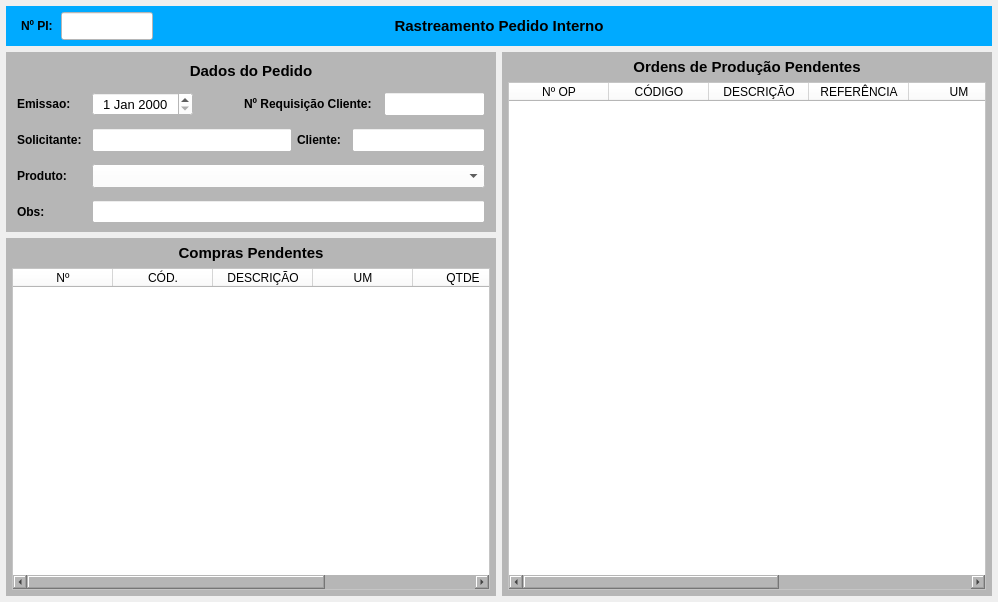
<?xml version="1.0" encoding="UTF-8"?>
<ui version="4.0">
 <class>MainWindow</class>
 <widget class="QMainWindow" name="MainWindow">
  <property name="geometry">
   <rect>
    <x>0</x>
    <y>0</y>
    <width>998</width>
    <height>602</height>
   </rect>
  </property>
  <property name="windowTitle">
   <string>Rastreio Pedido Interno</string>
  </property>
  <widget class="QWidget" name="centralwidget">
   <layout class="QVBoxLayout" name="verticalLayout">
    <property name="leftMargin">
     <number>6</number>
    </property>
    <property name="topMargin">
     <number>6</number>
    </property>
    <property name="rightMargin">
     <number>6</number>
    </property>
    <property name="bottomMargin">
     <number>6</number>
    </property>
    <item>
     <widget class="QWidget" name="widget_cabecalho" native="true">
      <property name="sizePolicy">
       <sizepolicy hsizetype="Preferred" vsizetype="Fixed">
        <horstretch>0</horstretch>
        <verstretch>0</verstretch>
       </sizepolicy>
      </property>
      <property name="minimumSize">
       <size>
        <width>0</width>
        <height>40</height>
       </size>
      </property>
      <property name="maximumSize">
       <size>
        <width>16777215</width>
        <height>40</height>
       </size>
      </property>
      <property name="styleSheet">
       <string notr="true">background-color: rgb(0, 170, 255);</string>
      </property>
      <layout class="QHBoxLayout" name="horizontalLayout">
       <property name="spacing">
        <number>0</number>
       </property>
       <property name="leftMargin">
        <number>15</number>
       </property>
       <property name="topMargin">
        <number>6</number>
       </property>
       <property name="rightMargin">
        <number>15</number>
       </property>
       <property name="bottomMargin">
        <number>6</number>
       </property>
       <item>
        <widget class="QLabel" name="label_3">
         <property name="sizePolicy">
          <sizepolicy hsizetype="Minimum" vsizetype="Preferred">
           <horstretch>0</horstretch>
           <verstretch>0</verstretch>
          </sizepolicy>
         </property>
         <property name="minimumSize">
          <size>
           <width>40</width>
           <height>0</height>
          </size>
         </property>
         <property name="maximumSize">
          <size>
           <width>40</width>
           <height>16777215</height>
          </size>
         </property>
         <property name="font">
          <font>
           <pointsize>9</pointsize>
           <weight>75</weight>
           <bold>true</bold>
          </font>
         </property>
         <property name="text">
          <string>Nº PI:</string>
         </property>
         <property name="alignment">
          <set>Qt::AlignLeading|Qt::AlignLeft|Qt::AlignVCenter</set>
         </property>
        </widget>
       </item>
       <item>
        <widget class="QLineEdit" name="line_Num_Ped">
         <property name="sizePolicy">
          <sizepolicy hsizetype="Fixed" vsizetype="Preferred">
           <horstretch>0</horstretch>
           <verstretch>0</verstretch>
          </sizepolicy>
         </property>
         <property name="maximumSize">
          <size>
           <width>92</width>
           <height>16777215</height>
          </size>
         </property>
         <property name="font">
          <font>
           <pointsize>12</pointsize>
          </font>
         </property>
         <property name="styleSheet">
          <string notr="true">background-color: rgb(255, 255, 255);</string>
         </property>
         <property name="inputMask">
          <string/>
         </property>
         <property name="text">
          <string/>
         </property>
         <property name="frame">
          <bool>true</bool>
         </property>
         <property name="echoMode">
          <enum>QLineEdit::Normal</enum>
         </property>
         <property name="alignment">
          <set>Qt::AlignCenter</set>
         </property>
         <property name="dragEnabled">
          <bool>false</bool>
         </property>
         <property name="placeholderText">
          <string/>
         </property>
        </widget>
       </item>
       <item>
        <widget class="QLabel" name="label_13">
         <property name="sizePolicy">
          <sizepolicy hsizetype="Minimum" vsizetype="Preferred">
           <horstretch>0</horstretch>
           <verstretch>0</verstretch>
          </sizepolicy>
         </property>
         <property name="minimumSize">
          <size>
           <width>300</width>
           <height>0</height>
          </size>
         </property>
         <property name="font">
          <font>
           <pointsize>11</pointsize>
           <weight>75</weight>
           <bold>true</bold>
          </font>
         </property>
         <property name="text">
          <string>Rastreamento Pedido Interno</string>
         </property>
         <property name="alignment">
          <set>Qt::AlignCenter</set>
         </property>
        </widget>
       </item>
       <item>
        <widget class="QLabel" name="label_Status">
         <property name="minimumSize">
          <size>
           <width>132</width>
           <height>0</height>
          </size>
         </property>
         <property name="maximumSize">
          <size>
           <width>132</width>
           <height>16777215</height>
          </size>
         </property>
         <property name="font">
          <font>
           <pointsize>9</pointsize>
           <weight>75</weight>
           <bold>true</bold>
          </font>
         </property>
         <property name="text">
          <string/>
         </property>
         <property name="alignment">
          <set>Qt::AlignCenter</set>
         </property>
        </widget>
       </item>
      </layout>
     </widget>
    </item>
    <item>
     <widget class="QWidget" name="widget_3" native="true">
      <layout class="QHBoxLayout" name="horizontalLayout_2">
       <property name="leftMargin">
        <number>0</number>
       </property>
       <property name="topMargin">
        <number>0</number>
       </property>
       <property name="rightMargin">
        <number>0</number>
       </property>
       <property name="bottomMargin">
        <number>0</number>
       </property>
       <item>
        <widget class="QWidget" name="widget_2" native="true">
         <property name="minimumSize">
          <size>
           <width>0</width>
           <height>0</height>
          </size>
         </property>
         <layout class="QVBoxLayout" name="verticalLayout_5">
          <property name="leftMargin">
           <number>0</number>
          </property>
          <property name="topMargin">
           <number>0</number>
          </property>
          <property name="rightMargin">
           <number>0</number>
          </property>
          <property name="bottomMargin">
           <number>0</number>
          </property>
          <item>
           <widget class="QWidget" name="widget_Cor1" native="true">
            <property name="sizePolicy">
             <sizepolicy hsizetype="Preferred" vsizetype="Preferred">
              <horstretch>0</horstretch>
              <verstretch>0</verstretch>
             </sizepolicy>
            </property>
            <property name="minimumSize">
             <size>
              <width>0</width>
              <height>180</height>
             </size>
            </property>
            <property name="maximumSize">
             <size>
              <width>16777215</width>
              <height>180</height>
             </size>
            </property>
            <property name="styleSheet">
             <string notr="true">background-color: rgb(182, 182, 182);</string>
            </property>
            <layout class="QVBoxLayout" name="verticalLayout_8">
             <property name="spacing">
              <number>6</number>
             </property>
             <property name="leftMargin">
              <number>6</number>
             </property>
             <property name="topMargin">
              <number>6</number>
             </property>
             <property name="rightMargin">
              <number>6</number>
             </property>
             <property name="bottomMargin">
              <number>6</number>
             </property>
             <item>
              <widget class="QWidget" name="widget_28" native="true">
               <property name="minimumSize">
                <size>
                 <width>0</width>
                 <height>25</height>
                </size>
               </property>
               <property name="maximumSize">
                <size>
                 <width>16777215</width>
                 <height>25</height>
                </size>
               </property>
               <property name="styleSheet">
                <string notr="true"/>
               </property>
               <layout class="QHBoxLayout" name="horizontalLayout_22">
                <property name="spacing">
                 <number>3</number>
                </property>
                <property name="leftMargin">
                 <number>3</number>
                </property>
                <property name="topMargin">
                 <number>3</number>
                </property>
                <property name="rightMargin">
                 <number>3</number>
                </property>
                <property name="bottomMargin">
                 <number>3</number>
                </property>
                <item>
                 <widget class="QLabel" name="label_53">
                  <property name="maximumSize">
                   <size>
                    <width>16777215</width>
                    <height>16777215</height>
                   </size>
                  </property>
                  <property name="font">
                   <font>
                    <pointsize>11</pointsize>
                    <weight>75</weight>
                    <bold>true</bold>
                   </font>
                  </property>
                  <property name="text">
                   <string>Dados do Pedido</string>
                  </property>
                  <property name="alignment">
                   <set>Qt::AlignCenter</set>
                  </property>
                 </widget>
                </item>
               </layout>
              </widget>
             </item>
             <item>
              <widget class="QWidget" name="widget_32" native="true">
               <property name="minimumSize">
                <size>
                 <width>0</width>
                 <height>30</height>
                </size>
               </property>
               <property name="maximumSize">
                <size>
                 <width>16777215</width>
                 <height>30</height>
                </size>
               </property>
               <property name="styleSheet">
                <string notr="true"/>
               </property>
               <layout class="QHBoxLayout" name="horizontalLayout_28">
                <property name="spacing">
                 <number>5</number>
                </property>
                <property name="leftMargin">
                 <number>5</number>
                </property>
                <property name="topMargin">
                 <number>3</number>
                </property>
                <property name="rightMargin">
                 <number>5</number>
                </property>
                <property name="bottomMargin">
                 <number>3</number>
                </property>
                <item>
                 <widget class="QLabel" name="label_11">
                  <property name="sizePolicy">
                   <sizepolicy hsizetype="Preferred" vsizetype="Preferred">
                    <horstretch>0</horstretch>
                    <verstretch>0</verstretch>
                   </sizepolicy>
                  </property>
                  <property name="minimumSize">
                   <size>
                    <width>70</width>
                    <height>0</height>
                   </size>
                  </property>
                  <property name="maximumSize">
                   <size>
                    <width>70</width>
                    <height>16777215</height>
                   </size>
                  </property>
                  <property name="font">
                   <font>
                    <pointsize>9</pointsize>
                    <weight>75</weight>
                    <bold>true</bold>
                   </font>
                  </property>
                  <property name="text">
                   <string>Emissao: </string>
                  </property>
                  <property name="alignment">
                   <set>Qt::AlignLeading|Qt::AlignLeft|Qt::AlignVCenter</set>
                  </property>
                 </widget>
                </item>
                <item>
                 <widget class="QDateEdit" name="date_Emissao">
                  <property name="sizePolicy">
                   <sizepolicy hsizetype="Minimum" vsizetype="Preferred">
                    <horstretch>0</horstretch>
                    <verstretch>0</verstretch>
                   </sizepolicy>
                  </property>
                  <property name="minimumSize">
                   <size>
                    <width>101</width>
                    <height>0</height>
                   </size>
                  </property>
                  <property name="maximumSize">
                   <size>
                    <width>101</width>
                    <height>16777215</height>
                   </size>
                  </property>
                  <property name="font">
                   <font>
                    <pointsize>10</pointsize>
                   </font>
                  </property>
                  <property name="styleSheet">
                   <string notr="true">background-color: rgb(255, 255, 255);</string>
                  </property>
                  <property name="alignment">
                   <set>Qt::AlignCenter</set>
                  </property>
                 </widget>
                </item>
                <item>
                 <widget class="QLabel" name="label_4">
                  <property name="text">
                   <string/>
                  </property>
                 </widget>
                </item>
                <item>
                 <widget class="QLabel" name="label_59">
                  <property name="minimumSize">
                   <size>
                    <width>135</width>
                    <height>0</height>
                   </size>
                  </property>
                  <property name="maximumSize">
                   <size>
                    <width>135</width>
                    <height>16777215</height>
                   </size>
                  </property>
                  <property name="font">
                   <font>
                    <pointsize>9</pointsize>
                    <weight>75</weight>
                    <bold>true</bold>
                   </font>
                  </property>
                  <property name="text">
                   <string>Nº Requisição Cliente:</string>
                  </property>
                  <property name="alignment">
                   <set>Qt::AlignLeading|Qt::AlignLeft|Qt::AlignVCenter</set>
                  </property>
                 </widget>
                </item>
                <item>
                 <widget class="QLineEdit" name="line_Req_Cliente">
                  <property name="sizePolicy">
                   <sizepolicy hsizetype="Preferred" vsizetype="Preferred">
                    <horstretch>0</horstretch>
                    <verstretch>0</verstretch>
                   </sizepolicy>
                  </property>
                  <property name="minimumSize">
                   <size>
                    <width>101</width>
                    <height>0</height>
                   </size>
                  </property>
                  <property name="maximumSize">
                   <size>
                    <width>101</width>
                    <height>16777215</height>
                   </size>
                  </property>
                  <property name="font">
                   <font>
                    <pointsize>9</pointsize>
                   </font>
                  </property>
                  <property name="styleSheet">
                   <string notr="true">background-color: rgb(255, 255, 255);</string>
                  </property>
                  <property name="alignment">
                   <set>Qt::AlignCenter</set>
                  </property>
                 </widget>
                </item>
               </layout>
              </widget>
             </item>
             <item>
              <widget class="QWidget" name="widget_30" native="true">
               <property name="minimumSize">
                <size>
                 <width>0</width>
                 <height>30</height>
                </size>
               </property>
               <property name="maximumSize">
                <size>
                 <width>16777215</width>
                 <height>30</height>
                </size>
               </property>
               <property name="styleSheet">
                <string notr="true"/>
               </property>
               <layout class="QHBoxLayout" name="horizontalLayout_26">
                <property name="spacing">
                 <number>5</number>
                </property>
                <property name="leftMargin">
                 <number>5</number>
                </property>
                <property name="topMargin">
                 <number>3</number>
                </property>
                <property name="rightMargin">
                 <number>5</number>
                </property>
                <property name="bottomMargin">
                 <number>3</number>
                </property>
                <item>
                 <widget class="QLabel" name="label_64">
                  <property name="minimumSize">
                   <size>
                    <width>70</width>
                    <height>0</height>
                   </size>
                  </property>
                  <property name="maximumSize">
                   <size>
                    <width>70</width>
                    <height>16777215</height>
                   </size>
                  </property>
                  <property name="font">
                   <font>
                    <pointsize>9</pointsize>
                    <weight>75</weight>
                    <bold>true</bold>
                   </font>
                  </property>
                  <property name="text">
                   <string>Solicitante:</string>
                  </property>
                  <property name="alignment">
                   <set>Qt::AlignLeading|Qt::AlignLeft|Qt::AlignVCenter</set>
                  </property>
                 </widget>
                </item>
                <item>
                 <widget class="QLineEdit" name="line_Solicitante">
                  <property name="sizePolicy">
                   <sizepolicy hsizetype="Preferred" vsizetype="Preferred">
                    <horstretch>0</horstretch>
                    <verstretch>0</verstretch>
                   </sizepolicy>
                  </property>
                  <property name="minimumSize">
                   <size>
                    <width>200</width>
                    <height>0</height>
                   </size>
                  </property>
                  <property name="maximumSize">
                   <size>
                    <width>200</width>
                    <height>16777215</height>
                   </size>
                  </property>
                  <property name="font">
                   <font>
                    <pointsize>9</pointsize>
                   </font>
                  </property>
                  <property name="styleSheet">
                   <string notr="true">background-color: rgb(255, 255, 255);</string>
                  </property>
                  <property name="alignment">
                   <set>Qt::AlignCenter</set>
                  </property>
                 </widget>
                </item>
                <item>
                 <widget class="QLabel" name="label_58">
                  <property name="minimumSize">
                   <size>
                    <width>50</width>
                    <height>0</height>
                   </size>
                  </property>
                  <property name="maximumSize">
                   <size>
                    <width>50</width>
                    <height>16777215</height>
                   </size>
                  </property>
                  <property name="font">
                   <font>
                    <pointsize>9</pointsize>
                    <weight>75</weight>
                    <bold>true</bold>
                   </font>
                  </property>
                  <property name="text">
                   <string>Cliente:</string>
                  </property>
                  <property name="alignment">
                   <set>Qt::AlignLeading|Qt::AlignLeft|Qt::AlignVCenter</set>
                  </property>
                 </widget>
                </item>
                <item>
                 <widget class="QLineEdit" name="line_Cliente">
                  <property name="sizePolicy">
                   <sizepolicy hsizetype="Preferred" vsizetype="Preferred">
                    <horstretch>0</horstretch>
                    <verstretch>0</verstretch>
                   </sizepolicy>
                  </property>
                  <property name="minimumSize">
                   <size>
                    <width>0</width>
                    <height>0</height>
                   </size>
                  </property>
                  <property name="maximumSize">
                   <size>
                    <width>16777215</width>
                    <height>16777215</height>
                   </size>
                  </property>
                  <property name="font">
                   <font>
                    <pointsize>9</pointsize>
                   </font>
                  </property>
                  <property name="styleSheet">
                   <string notr="true">background-color: rgb(255, 255, 255);</string>
                  </property>
                  <property name="alignment">
                   <set>Qt::AlignCenter</set>
                  </property>
                 </widget>
                </item>
               </layout>
              </widget>
             </item>
             <item>
              <widget class="QWidget" name="widget_39" native="true">
               <property name="minimumSize">
                <size>
                 <width>0</width>
                 <height>30</height>
                </size>
               </property>
               <property name="maximumSize">
                <size>
                 <width>16777215</width>
                 <height>30</height>
                </size>
               </property>
               <property name="styleSheet">
                <string notr="true"/>
               </property>
               <layout class="QHBoxLayout" name="horizontalLayout_4">
                <property name="spacing">
                 <number>5</number>
                </property>
                <property name="leftMargin">
                 <number>5</number>
                </property>
                <property name="topMargin">
                 <number>3</number>
                </property>
                <property name="rightMargin">
                 <number>5</number>
                </property>
                <property name="bottomMargin">
                 <number>3</number>
                </property>
                <item>
                 <widget class="QLabel" name="label_60">
                  <property name="minimumSize">
                   <size>
                    <width>70</width>
                    <height>0</height>
                   </size>
                  </property>
                  <property name="maximumSize">
                   <size>
                    <width>70</width>
                    <height>16777215</height>
                   </size>
                  </property>
                  <property name="font">
                   <font>
                    <pointsize>9</pointsize>
                    <weight>75</weight>
                    <bold>true</bold>
                   </font>
                  </property>
                  <property name="text">
                   <string>Produto:</string>
                  </property>
                  <property name="alignment">
                   <set>Qt::AlignLeading|Qt::AlignLeft|Qt::AlignVCenter</set>
                  </property>
                 </widget>
                </item>
                <item>
                 <widget class="QComboBox" name="combo_Produto">
                  <property name="sizePolicy">
                   <sizepolicy hsizetype="Preferred" vsizetype="Preferred">
                    <horstretch>0</horstretch>
                    <verstretch>0</verstretch>
                   </sizepolicy>
                  </property>
                  <property name="minimumSize">
                   <size>
                    <width>0</width>
                    <height>0</height>
                   </size>
                  </property>
                  <property name="maximumSize">
                   <size>
                    <width>16777215</width>
                    <height>16777215</height>
                   </size>
                  </property>
                  <property name="font">
                   <font>
                    <pointsize>9</pointsize>
                   </font>
                  </property>
                  <property name="styleSheet">
                   <string notr="true">background-color: rgb(255, 255, 255);</string>
                  </property>
                 </widget>
                </item>
               </layout>
              </widget>
             </item>
             <item>
              <widget class="QWidget" name="widget_6" native="true">
               <layout class="QHBoxLayout" name="horizontalLayout_5">
                <property name="spacing">
                 <number>5</number>
                </property>
                <property name="leftMargin">
                 <number>5</number>
                </property>
                <property name="topMargin">
                 <number>3</number>
                </property>
                <property name="rightMargin">
                 <number>5</number>
                </property>
                <property name="bottomMargin">
                 <number>3</number>
                </property>
                <item>
                 <widget class="QLabel" name="label_28">
                  <property name="sizePolicy">
                   <sizepolicy hsizetype="Fixed" vsizetype="Preferred">
                    <horstretch>0</horstretch>
                    <verstretch>0</verstretch>
                   </sizepolicy>
                  </property>
                  <property name="minimumSize">
                   <size>
                    <width>70</width>
                    <height>0</height>
                   </size>
                  </property>
                  <property name="maximumSize">
                   <size>
                    <width>70</width>
                    <height>16777215</height>
                   </size>
                  </property>
                  <property name="font">
                   <font>
                    <pointsize>9</pointsize>
                    <weight>75</weight>
                    <bold>true</bold>
                   </font>
                  </property>
                  <property name="text">
                   <string>Obs:</string>
                  </property>
                  <property name="alignment">
                   <set>Qt::AlignLeading|Qt::AlignLeft|Qt::AlignVCenter</set>
                  </property>
                 </widget>
                </item>
                <item>
                 <widget class="QLineEdit" name="line_Obs">
                  <property name="sizePolicy">
                   <sizepolicy hsizetype="Preferred" vsizetype="Preferred">
                    <horstretch>0</horstretch>
                    <verstretch>0</verstretch>
                   </sizepolicy>
                  </property>
                  <property name="minimumSize">
                   <size>
                    <width>0</width>
                    <height>0</height>
                   </size>
                  </property>
                  <property name="maximumSize">
                   <size>
                    <width>16777215</width>
                    <height>16777215</height>
                   </size>
                  </property>
                  <property name="font">
                   <font>
                    <pointsize>9</pointsize>
                   </font>
                  </property>
                  <property name="cursor">
                   <cursorShape>IBeamCursor</cursorShape>
                  </property>
                  <property name="styleSheet">
                   <string notr="true">background-color: rgb(255, 255, 255);</string>
                  </property>
                  <property name="inputMask">
                   <string/>
                  </property>
                  <property name="text">
                   <string/>
                  </property>
                  <property name="maxLength">
                   <number>110</number>
                  </property>
                  <property name="frame">
                   <bool>true</bool>
                  </property>
                  <property name="echoMode">
                   <enum>QLineEdit::Normal</enum>
                  </property>
                  <property name="alignment">
                   <set>Qt::AlignLeading|Qt::AlignLeft|Qt::AlignVCenter</set>
                  </property>
                  <property name="placeholderText">
                   <string/>
                  </property>
                 </widget>
                </item>
               </layout>
              </widget>
             </item>
            </layout>
           </widget>
          </item>
          <item>
           <widget class="QWidget" name="widget_5" native="true">
            <layout class="QVBoxLayout" name="verticalLayout_6">
             <property name="spacing">
              <number>0</number>
             </property>
             <property name="leftMargin">
              <number>0</number>
             </property>
             <property name="topMargin">
              <number>0</number>
             </property>
             <property name="rightMargin">
              <number>0</number>
             </property>
             <property name="bottomMargin">
              <number>0</number>
             </property>
             <item>
              <widget class="QWidget" name="widget_Cor2" native="true">
               <property name="styleSheet">
                <string notr="true">background-color: rgb(182, 182, 182);</string>
               </property>
               <layout class="QVBoxLayout" name="verticalLayout_7">
                <property name="leftMargin">
                 <number>6</number>
                </property>
                <property name="topMargin">
                 <number>6</number>
                </property>
                <property name="rightMargin">
                 <number>6</number>
                </property>
                <property name="bottomMargin">
                 <number>6</number>
                </property>
                <item>
                 <widget class="QLabel" name="label_Titulo_2">
                  <property name="maximumSize">
                   <size>
                    <width>16777215</width>
                    <height>18</height>
                   </size>
                  </property>
                  <property name="font">
                   <font>
                    <pointsize>11</pointsize>
                    <weight>75</weight>
                    <bold>true</bold>
                   </font>
                  </property>
                  <property name="text">
                   <string>Compras Pendentes</string>
                  </property>
                  <property name="alignment">
                   <set>Qt::AlignCenter</set>
                  </property>
                 </widget>
                </item>
                <item>
                 <widget class="QTableWidget" name="table_Compras">
                  <property name="sizePolicy">
                   <sizepolicy hsizetype="Preferred" vsizetype="Preferred">
                    <horstretch>0</horstretch>
                    <verstretch>0</verstretch>
                   </sizepolicy>
                  </property>
                  <property name="font">
                   <font>
                    <pointsize>9</pointsize>
                   </font>
                  </property>
                  <property name="styleSheet">
                   <string notr="true">background-color: rgb(255, 255, 255);</string>
                  </property>
                  <column>
                   <property name="text">
                    <string>Nº</string>
                   </property>
                  </column>
                  <column>
                   <property name="text">
                    <string>CÓD.</string>
                   </property>
                  </column>
                  <column>
                   <property name="text">
                    <string>DESCRIÇÃO</string>
                   </property>
                  </column>
                  <column>
                   <property name="text">
                    <string>UM</string>
                   </property>
                  </column>
                  <column>
                   <property name="text">
                    <string>QTDE</string>
                   </property>
                  </column>
                  <column>
                   <property name="text">
                    <string>FORNECEDOR</string>
                   </property>
                  </column>
                 </widget>
                </item>
               </layout>
              </widget>
             </item>
            </layout>
           </widget>
          </item>
         </layout>
        </widget>
       </item>
       <item>
        <widget class="QWidget" name="widget" native="true">
         <layout class="QVBoxLayout" name="verticalLayout_4">
          <property name="leftMargin">
           <number>0</number>
          </property>
          <property name="topMargin">
           <number>0</number>
          </property>
          <property name="rightMargin">
           <number>0</number>
          </property>
          <property name="bottomMargin">
           <number>0</number>
          </property>
          <item>
           <widget class="QWidget" name="widget_Cor4" native="true">
            <property name="sizePolicy">
             <sizepolicy hsizetype="Preferred" vsizetype="Preferred">
              <horstretch>0</horstretch>
              <verstretch>0</verstretch>
             </sizepolicy>
            </property>
            <property name="minimumSize">
             <size>
              <width>0</width>
              <height>0</height>
             </size>
            </property>
            <property name="styleSheet">
             <string notr="true">background-color: rgb(182, 182, 182);</string>
            </property>
            <layout class="QVBoxLayout" name="verticalLayout_3">
             <property name="leftMargin">
              <number>6</number>
             </property>
             <property name="topMargin">
              <number>6</number>
             </property>
             <property name="rightMargin">
              <number>6</number>
             </property>
             <property name="bottomMargin">
              <number>6</number>
             </property>
             <item>
              <widget class="QLabel" name="label_Titulo">
               <property name="maximumSize">
                <size>
                 <width>16777215</width>
                 <height>18</height>
                </size>
               </property>
               <property name="font">
                <font>
                 <pointsize>11</pointsize>
                 <weight>75</weight>
                 <bold>true</bold>
                </font>
               </property>
               <property name="text">
                <string>Ordens de Produção Pendentes</string>
               </property>
               <property name="alignment">
                <set>Qt::AlignCenter</set>
               </property>
              </widget>
             </item>
             <item>
              <widget class="QTableWidget" name="table_OP">
               <property name="sizePolicy">
                <sizepolicy hsizetype="Preferred" vsizetype="Preferred">
                 <horstretch>0</horstretch>
                 <verstretch>0</verstretch>
                </sizepolicy>
               </property>
               <property name="font">
                <font>
                 <pointsize>8</pointsize>
                </font>
               </property>
               <property name="styleSheet">
                <string notr="true">background-color: rgb(255, 255, 255);</string>
               </property>
               <column>
                <property name="text">
                 <string>Nº OP</string>
                </property>
               </column>
               <column>
                <property name="text">
                 <string>CÓDIGO</string>
                </property>
               </column>
               <column>
                <property name="text">
                 <string>DESCRIÇÃO</string>
                </property>
               </column>
               <column>
                <property name="text">
                 <string>REFERÊNCIA</string>
                </property>
               </column>
               <column>
                <property name="text">
                 <string>UM</string>
                </property>
               </column>
               <column>
                <property name="text">
                 <string>QTDE</string>
                </property>
               </column>
               <column>
                <property name="text">
                 <string>TIPO MATERIAL</string>
                </property>
               </column>
              </widget>
             </item>
            </layout>
           </widget>
          </item>
         </layout>
        </widget>
       </item>
      </layout>
     </widget>
    </item>
   </layout>
  </widget>
 </widget>
 <resources/>
 <connections/>
</ui>
